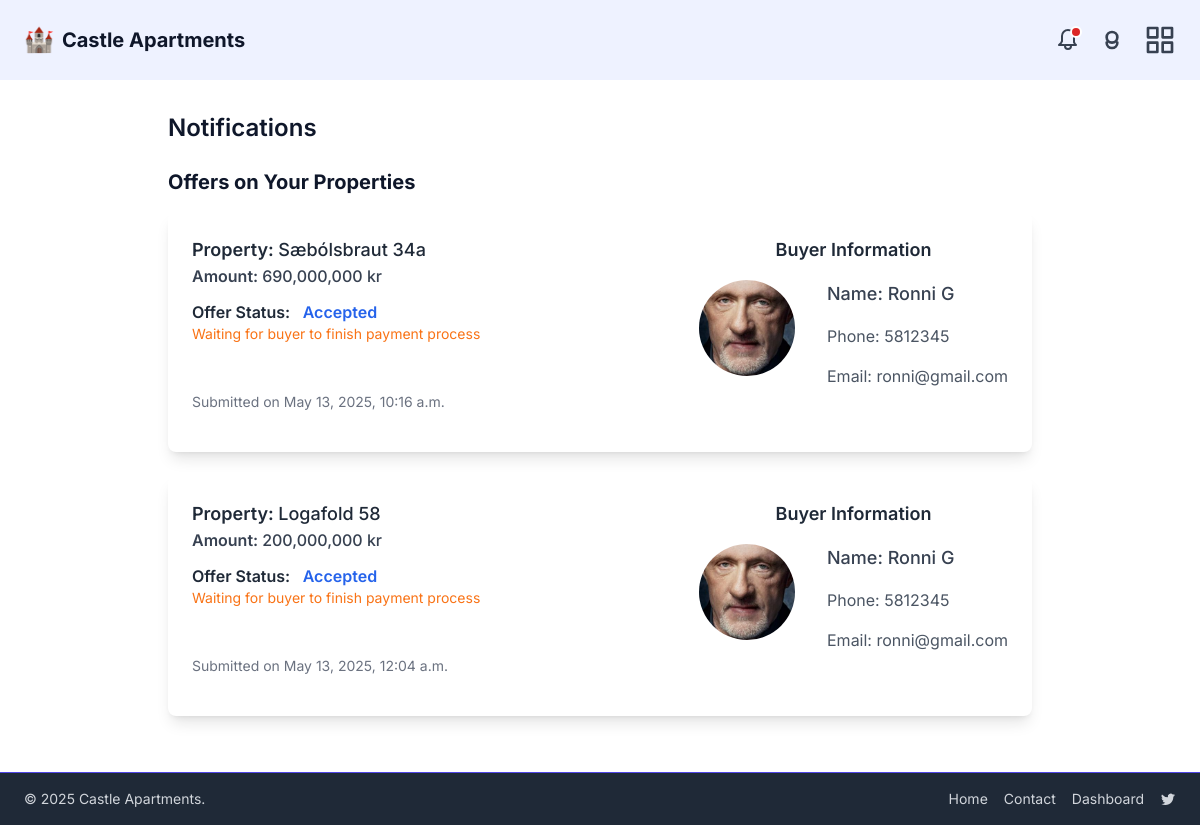
/dashboard/notifications/ (signed in), run on an earlier commit of the app's database.
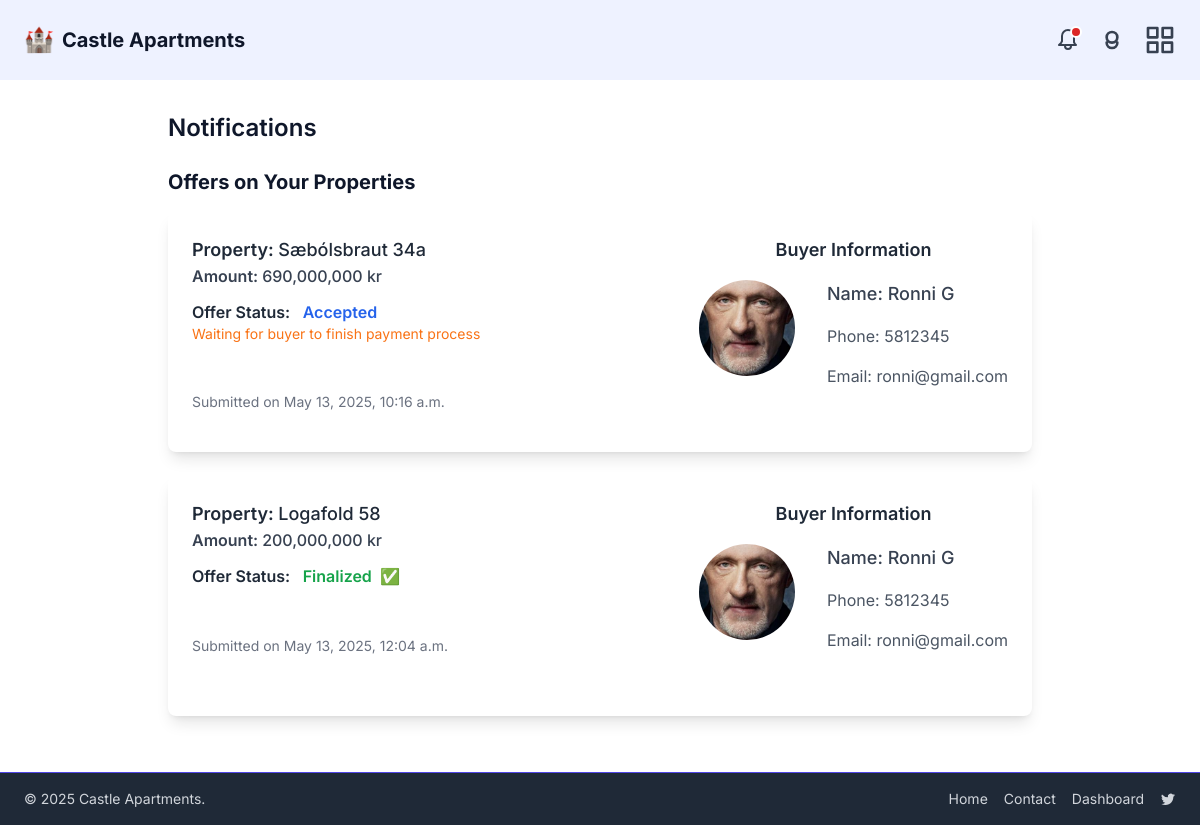
And on a later commit of the database.
### property/models.py (models this page shows, shortened)
class PurchaseOffer(models.Model):
    STATUS_CHOICES = [
        ('pending', 'Pending'),
        ('accepted', 'Accepted'),
        ('declined', 'Declined'),
        ("finalized", "Finalized"),
    ]
    property = models.ForeignKey('Property', on_delete=models.CASCADE, related_name='offers')
    buyer = models.ForeignKey(User, on_delete=models.CASCADE)
    amount = models.DecimalField(max_digits=12, decimal_places=2)
    message = models.TextField(blank=True)
    created_at = models.DateTimeField(auto_now_add=True)
    expiration_date = models.DateTimeField(blank=True, null=True)
    status = models.CharField(max_length=10, choices=STATUS_CHOICES, default='pending')

class Property(models.Model):
    PROPERTY_TYPE_CHOICES = [
        ('apartment', 'Apartment'),
        ('house', 'House'),
        ('duplex', 'Duplex'),
        ('studio', 'Studio'),
        ('land', 'Land'),
    ]
    title = models.CharField(max_length=100)
    description = models.TextField()
    price = models.DecimalField(max_digits=12, decimal_places=2)
    address = models.CharField(max_length=100)
    city = models.CharField(max_length=100, default="")
    zip_code = models.CharField(max_length=20, default="000")
    sqft = models.DecimalField(max_digits=10, decimal_places=2)
    bedrooms = models.IntegerField()
    bathrooms = models.IntegerField()
    year_built = models.IntegerField(blank=True, null=True)
    is_published = models.BooleanField(default=True)
    is_sold = models.BooleanField(default=False)
    created_at = models.DateTimeField(auto_now_add=True)
    type = models.CharField(
        max_length=20,
        choices=PROPERTY_TYPE_CHOICES,
        default='apartment'
    )
    owner = models.ForeignKey(
        settings.AUTH_USER_MODEL,
        on_delete=models.CASCADE,
        related_name='properties',
        null=True,
        blank=True,
    )
    category = models.ForeignKey(
        Category,
        related_name="items",
        on_delete=models.SET_NULL,
        null=True,
        blank=True,
    )
    def property_main_image_path(instance, filename):
        return f"property_photos/{instance.id}/{filename}"
    main_image = models.ImageField(
        upload_to=property_main_image_path,
        blank=True,
        null=True,
    )
    class Meta:
        ordering = ["title"]

### users/models.py (models this page shows, shortened)
class User(AbstractUser):
    ADMIN = "admin"
    BUYER = "buyer"
    INDIVIDUAL_SELLER = "individual_seller"
    AGENCY_SELLER = "agency_seller"
    USER_TYPE_CHOICES = [
        (ADMIN, "Admin"),
        (BUYER, "Buyer"),
        (INDIVIDUAL_SELLER, "Individual Seller"),
        (AGENCY_SELLER, "Agency Seller"),
    ]
    phone = models.CharField(max_length=20, blank=True)
    email = models.EmailField("email address", unique=True)
    name = models.CharField("full name", max_length=255, blank=True)
    profile_image = models.ImageField(
        upload_to=user_profile_image_path,
        blank=True,
        null=True,
        help_text="Upload a profile picture.",
    )
    user_type = models.CharField(
        max_length=20,
        choices=USER_TYPE_CHOICES,
        default=BUYER,
        help_text="Designates the type of user.",
    )
    USERNAME_FIELD = "username"
    REQUIRED_FIELDS = ["email", "user_type", "name"]

### dashboard/views.py (the view)
# urls.py: path('notifications/', views.notifications, name='notifications'),
@login_required
def notifications(request):
    user = request.user
    owner_offers = []
    buyer_offers = []
    if user.user_type == 'agency_seller' or user.user_type == 'individual_seller':
        owner_offers = PurchaseOffer.objects.filter(property__owner=user).select_related('property', 'buyer')
    if user.user_type == 'buyer':
        buyer_offers = PurchaseOffer.objects.filter(buyer=user).select_related('property')
    return render(request, 'dashboard/notifications.html', {
        'owner_offers': owner_offers,
        'buyer_offers': buyer_offers,
    })

### dashboard/templates/dashboard/notifications.html (shortened to what this page needs)
{% extends 'base.html' %}
{% load humanize %}
{% block content %}
<div class="max-w-4xl mx-auto px-4 py-8">
  <h1 class="text-2xl font-semibold mb-6">Notifications</h1>
  {% if user.user_type == 'individual_seller' or user.user_type == 'agency_seller' %}
    <h2 class="text-xl font-bold mb-4">Offers on Your Properties</h2>
    {% if owner_offers %}
      {% for offer in owner_offers %}
        <div class="flex flex-col bg-white p-6 rounded-lg shadow-lg mb-6 transition transform hover:scale-105">
          <div class="flex flex-col md:flex-row mb-4 justify-between">
            <div class="mb-4 md:mb-0">
              <p class="text-lg font-semibold text-gray-800">Property: <span class="font-medium">{{ offer.property.title }}</span></p>
              <p class="text-gray-700 font-semibold">Amount: <span class="font-medium">{{ offer.amount|floatformat:"0"|intcomma }} kr</span></p>
              <p class="mt-3">
                <span class="font-semibold text-gray-800">Offer Status:</span>
                {% if offer.status == 'accepted' %}
                  <span class="ml-2 text-blue-600 font-semibold">Accepted</span>
                  <span class="block text-sm text-orange-500">Waiting for buyer to finish payment process</span>
                {% elif offer.status == 'declined' %}
                  <span class="ml-2 text-red-600 font-semibold">Declined</span>
                {% elif offer.status == 'finalized' %}
                  <span class="ml-2 text-green-600 font-semibold">Finalized <span class="ml-1">✅</span></span>
                {% else %}
                  <span class="ml-2 text-gray-600">Pending</span>
                {% endif %}
              </p>
              <p class="text-sm text-gray-500 mt-12">Submitted on {{ offer.created_at|date:"F j, Y, g:i a" }}</p>
            </div>
          <div class="flex flex-col mb-6">
            <h1 class="text-lg font-semibold text-gray-800 mb-4 text-center">Buyer Information</h1>
            <div class="flex gap-4">
            {% if offer.buyer.profile_image %}
              <img src="{{ offer.buyer.profile_image.url }}" alt="" class="w-24 h-24 rounded-full object-cover mr-4">
            {% else %}
              <div class="w-24 h-24 bg-gray-200 rounded-full mr-4 flex items-center justify-center text-gray-500">
                No Image
              </div>
            {% endif %}
            <div class="flex flex-col gap-4">
              <p class="text-lg font-medium text-gray-700">Name: {{ offer.buyer.name }}</p>
              <p class="text-md text-gray-600">Phone: {{ offer.buyer.phone }}</p>
              <p class="text-md text-gray-600">Email: {{ offer.buyer.email }}</p>
            </div>
          </div>
          </div>
          </div>
        </div>
      {% endfor %}
    {% else %}
      <p>No offers yet on your properties.</p>
    {% endif %}
  {% endif %}
</div>
{% endblock %}

What changed in the data, as far as the page shows it:
changed PurchaseOffer "May 13, 2025, 12:04 a.m.": status "Accepted Waiting for buyer to finish payment process" → "Finalized ✅"
